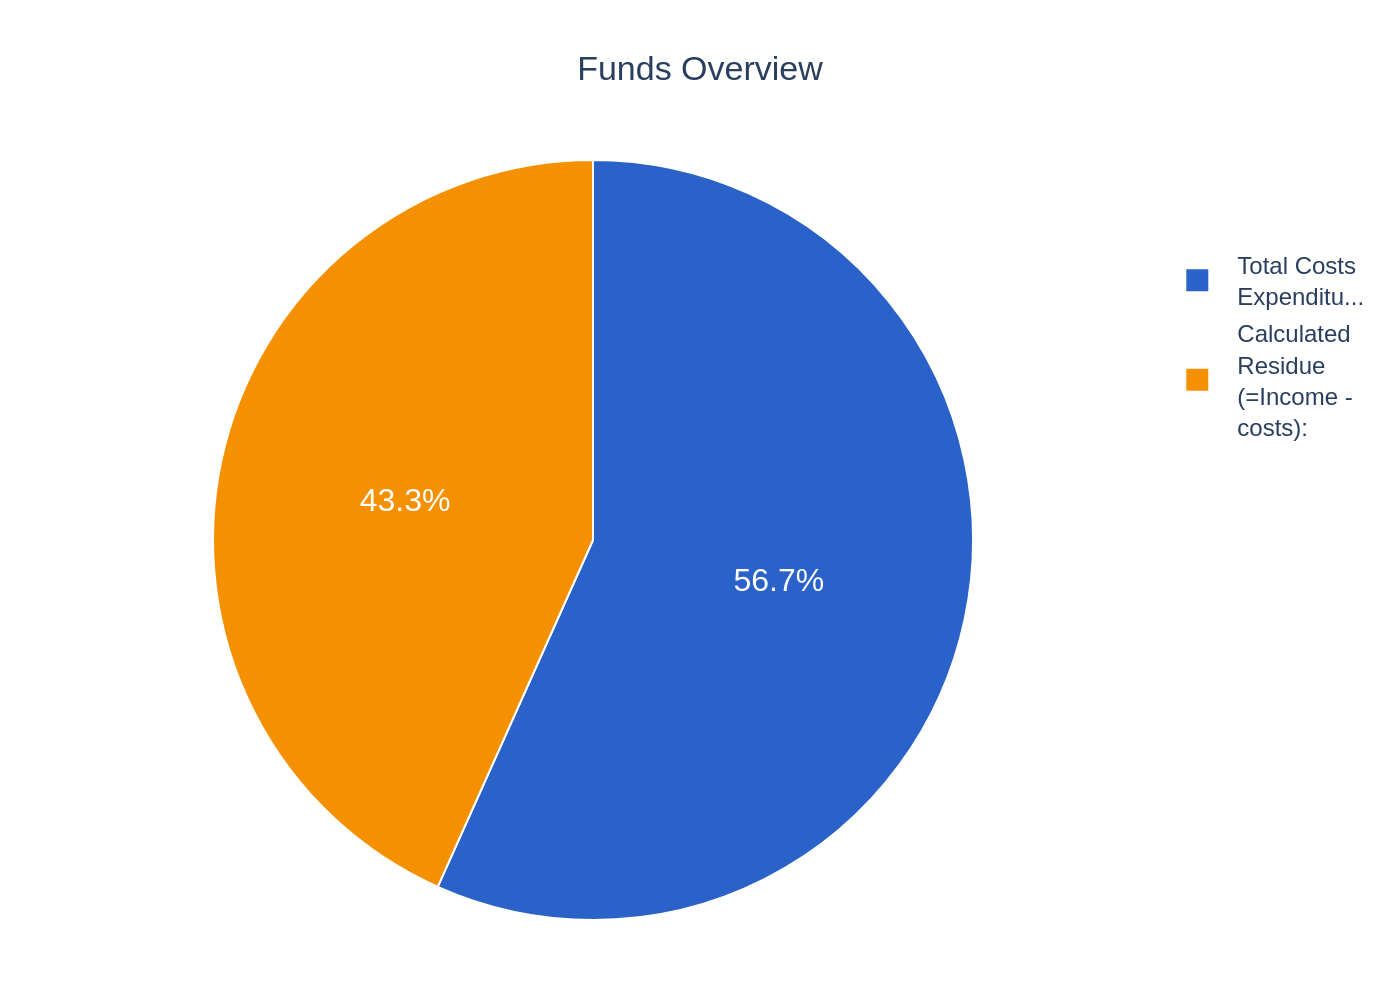

Recreate this plot in Python.
import sys
import json
import plotly.graph_objects as go
import os

# Check for the required command-line argument
if len(sys.argv) != 2:
    print(f"Usage: python {sys.argv[0]} <path_to_json_file>")
    sys.exit(1)

# Get the JSON file path from the command-line argument
json_path = sys.argv[1]

# Read and parse the JSON file
try:
    with open(json_path, 'r', encoding='utf-8') as f:
        chart_config = json.load(f)
except FileNotFoundError:
    print(f"Error: JSON file not found at '{json_path}'")
    sys.exit(1)
except json.JSONDecodeError:
    print(f"Error: Could not decode JSON from '{json_path}'")
    sys.exit(1)

# Extract data and settings from the JSON structure
chart_data = chart_config.get('chart_data', [])
texts = chart_config.get('texts', {})
colors = chart_config.get('colors', [])

# Prepare data for Plotly
labels = [item.get('label', '') for item in chart_data]
values = [item.get('value', 0) for item in chart_data]

# Create the pie chart figure
fig = go.Figure()

fig.add_trace(go.Pie(
    labels=labels,
    values=values,
    marker=dict(colors=colors, line=dict(color='#FFFFFF', width=1)),
    textinfo='percent',
    textfont=dict(size=16, color='white'),
    hoverinfo='label+percent',
    sort=False,  # Preserve the order from the JSON data
    direction='clockwise'
))

# Combine title and subtitle
title_text = texts.get('title', '')
if texts.get('subtitle'):
    title_text += f"<br><sub>{texts.get('subtitle')}</sub>"

# Update layout for a clean and accurate presentation
fig.update_layout(
    title=dict(
        text=title_text,
        x=0.5,
        xanchor='center'
    ),
    legend=dict(
        x=1.05,
        y=0.9,
        xanchor='left',
        yanchor='top',
        bgcolor='rgba(255,255,255,0)',
        bordercolor='rgba(0,0,0,0)'
    ),
    font=dict(
        family="Arial",
        size=12
    ),
    margin=dict(l=40, r=40, t=80, b=40),
    paper_bgcolor='rgba(255,255,255,1)',
    plot_bgcolor='rgba(255,255,255,1)',
    showlegend=True
)

# Handle source text if present
if texts.get('source'):
    fig.add_annotation(
        text=texts['source'],
        align='left',
        showarrow=False,
        xref='paper',
        yref='paper',
        x=0,
        y=-0.1,
        xanchor='left',
        yanchor='top'
    )

# Determine the output filename from the input JSON path
base_filename = os.path.splitext(os.path.basename(json_path))[0]
output_filename = f"{base_filename}.png"

# Write the image file
try:
    fig.write_image(output_filename, scale=2)
    print(f"Chart saved to {output_filename}")
except Exception as e:
    print(f"Error writing image file: {e}")
    sys.exit(1)
